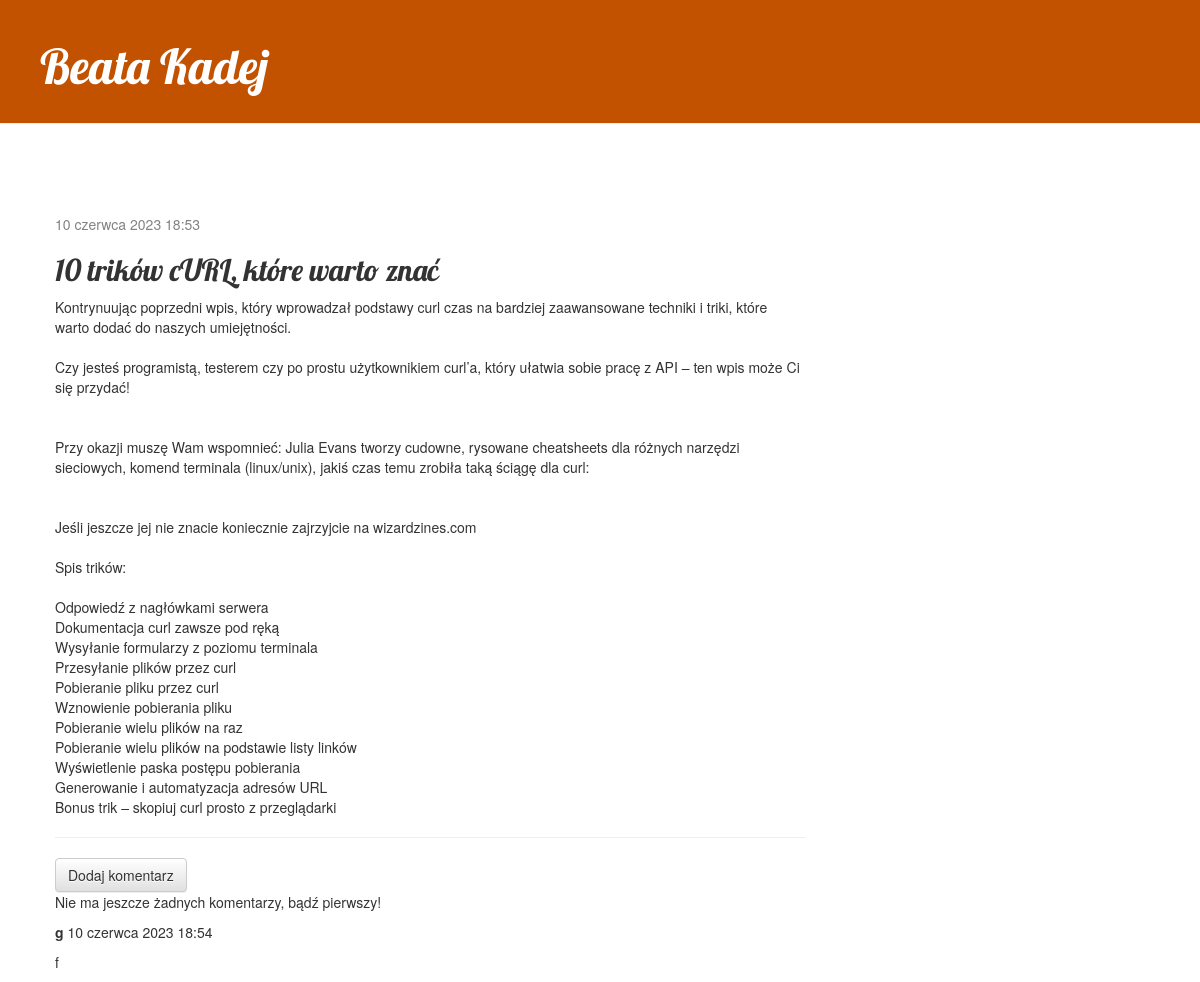
/post/1/, run on an earlier commit of the app's database.
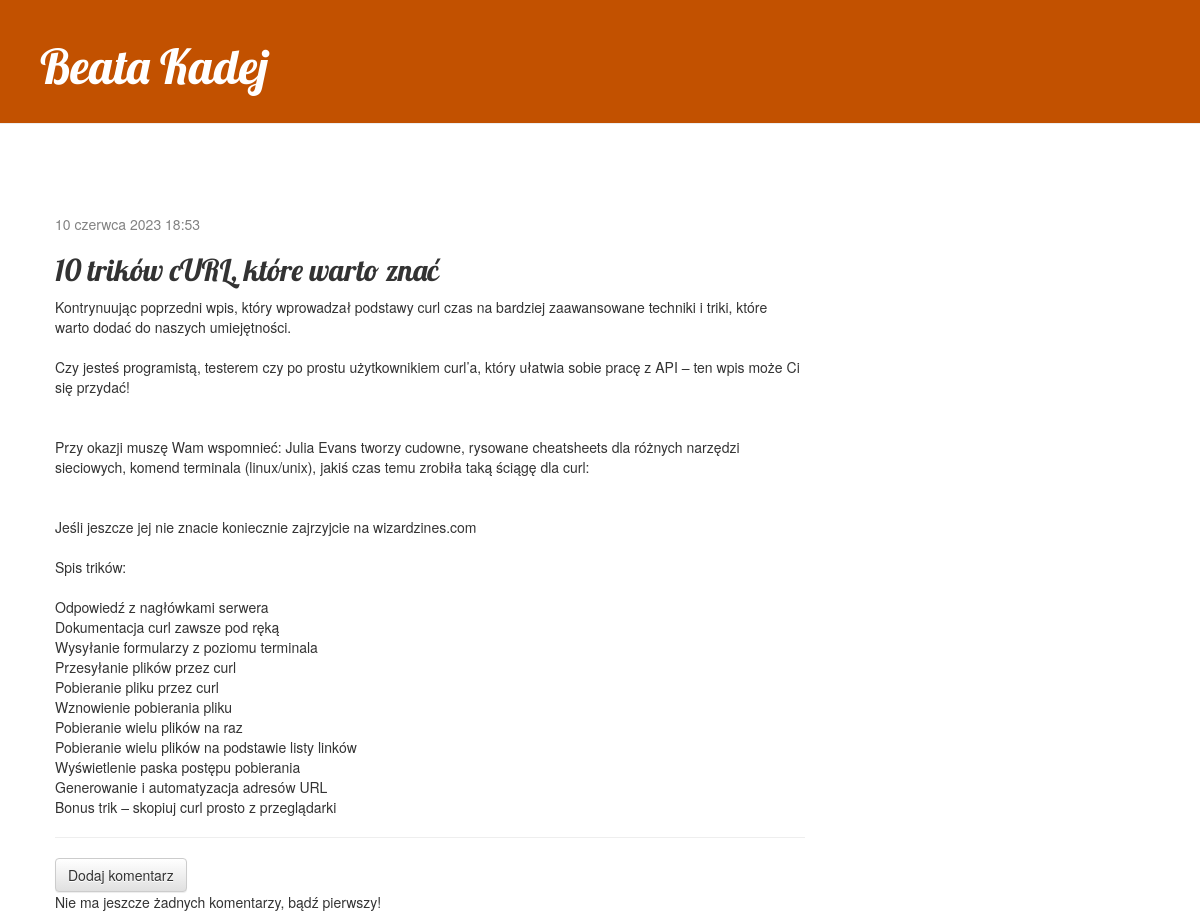
And on a later commit of the database.
### zal/models.py (models this page shows, shortened)
class Post(models.Model):
    author = models.ForeignKey(settings.AUTH_USER_MODEL, on_delete=models.CASCADE)
    title = models.CharField(max_length=200)
    text = models.TextField()
    created_date = models.DateTimeField(
            default=timezone.now)
    published_date = models.DateTimeField(
            blank=True, null=True)

class Comment(models.Model):
    post = models.ForeignKey(Post, on_delete=models.CASCADE, related_name='comments')
    author = models.CharField(max_length=200)
    text = models.TextField()
    created_date = models.DateTimeField(default=timezone.now)

### zal/views.py (the view)
# urls.py: path('post/<int:pk>/', views.post_detail, name='post_detail'),
def post_detail(request, pk):
    post = get_object_or_404(Post, pk=pk)
    comments = post.comments.all()
    return render(request, 'zal/post_detail.html', {'post': post, 'comments': comments})

### zal/templates/zal/post_detail.html (shortened to what this page needs)
{% extends 'zal/base.html' %}
{% block content %}
        {% if post.published_date %}
        <div class="date">
        {{ post.published_date }}
    </div>
        {% endif %}
        <h2>{{ post.title }}</h2>
        <p>{{ post.text|linebreaksbr }}</p>
    <hr>
<div data-gb-custom-block data-tag="empty">
        <a class="btn btn-default" href="{% url 'add_comment_to_post' pk=post.id %}" data-0='add_comment_to_post'> Dodaj komentarz</a>
    <p>Nie ma jeszcze żadnych komentarzy, bądź pierwszy!</p>
    {% for comment in comments %}
        <div class="comment">
  <p><strong>{{ comment.author }}</strong> {{ comment.created_date }}</p>
  <p>{{ comment.text|linebreaksbr }}</p>
    </div>
</div>
{% endfor %}
{% endblock %}

### zal/templates/zal/base.html (shortened to what this page needs)
{% load static %}
<html>
    <head>
        <link rel="stylesheet" href="//maxcdn.bootstrapcdn.com/bootstrap/3.2.0/css/bootstrap.min.css">
        <link rel="stylesheet" href="//maxcdn.bootstrapcdn.com/bootstrap/3.2.0/css/bootstrap-theme.min.css">
        <link rel="stylesheet" href="{% static 'css/zal.css' %}">
    </head>
    <body>
        <div class="page-header">
            <h1><a href="/"> Beata Kadej </a></h1>
    </div>
    <div class="content container">
        <div class="row">
            <div class="col-md-8">
                 {% block content %}{% endblock %}
            </div>
        </div>
    </div>
    </body>
</html>

### zal/static/css/zal.css (style rules this page uses)
.page-header { background-color: #C25100; margin-top: 0; padding: 20px 20px 20px 40px; }
.page-header h1, .page-header h1 a, .page-header h1 a:visited, .page-header h1 a:active { color: #ffffff; font-size: 36pt; text-decoration: none; }
.content { margin-left: 40px; }
h1, h2, h3, h4 { font-family: 'Lobster', cursive; }
.date { color: #828282; }

What changed in the data, as far as the page shows it:
removed Comment: author "g", created_date "10 czerwca 2023 18:54", text "f"
